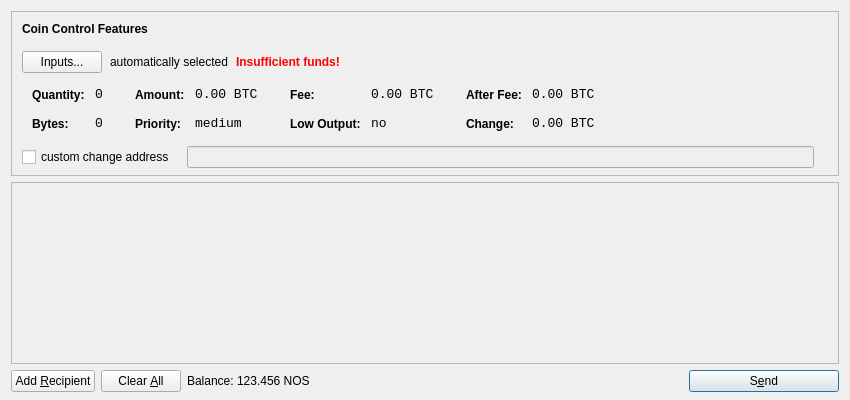
<?xml version="1.0" encoding="UTF-8"?>
<ui version="4.0">
 <class>SendCoinsDialog</class>
 <widget class="QDialog" name="SendCoinsDialog">
  <property name="geometry">
   <rect>
    <x>0</x>
    <y>0</y>
    <width>850</width>
    <height>400</height>
   </rect>
  </property>
  <property name="windowTitle">
   <string>Send Coins</string>
  </property>
  <layout class="QVBoxLayout" name="verticalLayout" stretch="0,1,0">
   <property name="bottomMargin">
    <number>8</number>
   </property>
   <item>
    <widget class="QFrame" name="frameCoinControl">
     <property name="sizePolicy">
      <sizepolicy hsizetype="Expanding" vsizetype="Expanding">
       <horstretch>0</horstretch>
       <verstretch>0</verstretch>
      </sizepolicy>
     </property>
     <property name="maximumSize">
      <size>
       <width>16777215</width>
       <height>16777215</height>
      </size>
     </property>
     <property name="frameShape">
      <enum>QFrame::StyledPanel</enum>
     </property>
     <property name="frameShadow">
      <enum>QFrame::Sunken</enum>
     </property>
     <layout class="QVBoxLayout" name="verticalLayoutCoinControl2">
      <property name="spacing">
       <number>-1</number>
      </property>
      <property name="leftMargin">
       <number>0</number>
      </property>
      <property name="topMargin">
       <number>0</number>
      </property>
      <property name="rightMargin">
       <number>0</number>
      </property>
      <property name="bottomMargin">
       <number>6</number>
      </property>
      <item>
       <layout class="QVBoxLayout" name="verticalLayoutCoinControl" stretch="0,0,0,0,1">
        <property name="spacing">
         <number>0</number>
        </property>
        <property name="leftMargin">
         <number>10</number>
        </property>
        <property name="topMargin">
         <number>10</number>
        </property>
        <item>
         <layout class="QHBoxLayout" name="horizontalLayoutCoinControl1">
          <property name="bottomMargin">
           <number>15</number>
          </property>
          <item>
           <widget class="QLabel" name="labelCoinControlFeatures">
            <property name="sizePolicy">
             <sizepolicy hsizetype="Preferred" vsizetype="Maximum">
              <horstretch>0</horstretch>
              <verstretch>0</verstretch>
             </sizepolicy>
            </property>
            <property name="font">
             <font>
              <weight>75</weight>
              <bold>true</bold>
             </font>
            </property>
            <property name="styleSheet">
             <string notr="true">font-weight:bold;</string>
            </property>
            <property name="text">
             <string>Coin Control Features</string>
            </property>
           </widget>
          </item>
         </layout>
        </item>
        <item>
         <layout class="QHBoxLayout" name="horizontalLayoutCoinControl2" stretch="0,0,0,0">
          <property name="spacing">
           <number>8</number>
          </property>
          <property name="bottomMargin">
           <number>10</number>
          </property>
          <item>
           <widget class="QPushButton" name="pushButtonCoinControl">
            <property name="styleSheet">
             <string notr="true"/>
            </property>
            <property name="text">
             <string>Inputs...</string>
            </property>
           </widget>
          </item>
          <item>
           <widget class="QLabel" name="labelCoinControlAutomaticallySelected">
            <property name="text">
             <string>automatically selected</string>
            </property>
            <property name="margin">
             <number>5</number>
            </property>
           </widget>
          </item>
          <item>
           <widget class="QLabel" name="labelCoinControlInsuffFunds">
            <property name="font">
             <font>
              <weight>75</weight>
              <bold>true</bold>
             </font>
            </property>
            <property name="styleSheet">
             <string notr="true">color:red;font-weight:bold;</string>
            </property>
            <property name="text">
             <string>Insufficient funds!</string>
            </property>
            <property name="margin">
             <number>5</number>
            </property>
           </widget>
          </item>
          <item>
           <spacer name="horizontalSpacerCoinControl">
            <property name="orientation">
             <enum>Qt::Horizontal</enum>
            </property>
            <property name="sizeHint" stdset="0">
             <size>
              <width>40</width>
              <height>1</height>
             </size>
            </property>
           </spacer>
          </item>
         </layout>
        </item>
        <item>
         <widget class="QWidget" name="widgetCoinControl" native="true">
          <property name="sizePolicy">
           <sizepolicy hsizetype="Preferred" vsizetype="Preferred">
            <horstretch>0</horstretch>
            <verstretch>0</verstretch>
           </sizepolicy>
          </property>
          <property name="minimumSize">
           <size>
            <width>0</width>
            <height>0</height>
           </size>
          </property>
          <property name="styleSheet">
           <string notr="true"/>
          </property>
          <layout class="QHBoxLayout" name="horizontalLayoutCoinControl5">
           <property name="margin">
            <number>0</number>
           </property>
           <item>
            <layout class="QHBoxLayout" name="horizontalLayoutCoinControl3" stretch="0,0,0,1">
             <property name="spacing">
              <number>20</number>
             </property>
             <property name="topMargin">
              <number>0</number>
             </property>
             <property name="bottomMargin">
              <number>10</number>
             </property>
             <item>
              <layout class="QFormLayout" name="formLayoutCoinControl1">
               <property name="horizontalSpacing">
                <number>10</number>
               </property>
               <property name="verticalSpacing">
                <number>14</number>
               </property>
               <property name="leftMargin">
                <number>10</number>
               </property>
               <property name="topMargin">
                <number>4</number>
               </property>
               <property name="rightMargin">
                <number>6</number>
               </property>
               <item row="0" column="0">
                <widget class="QLabel" name="labelCoinControlQuantityText">
                 <property name="styleSheet">
                  <string notr="true">font-weight:bold;</string>
                 </property>
                 <property name="text">
                  <string>Quantity:</string>
                 </property>
                 <property name="margin">
                  <number>0</number>
                 </property>
                </widget>
               </item>
               <item row="0" column="1">
                <widget class="QLabel" name="labelCoinControlQuantity">
                 <property name="font">
                  <font>
                   <family>Monospace</family>
                   <pointsize>10</pointsize>
                  </font>
                 </property>
                 <property name="cursor">
                  <cursorShape>IBeamCursor</cursorShape>
                 </property>
                 <property name="contextMenuPolicy">
                  <enum>Qt::ActionsContextMenu</enum>
                 </property>
                 <property name="text">
                  <string notr="true">0</string>
                 </property>
                 <property name="margin">
                  <number>0</number>
                 </property>
                 <property name="textInteractionFlags">
                  <set>Qt::LinksAccessibleByMouse|Qt::TextSelectableByKeyboard|Qt::TextSelectableByMouse</set>
                 </property>
                </widget>
               </item>
               <item row="1" column="0">
                <widget class="QLabel" name="labelCoinControlBytesText">
                 <property name="styleSheet">
                  <string notr="true">font-weight:bold;</string>
                 </property>
                 <property name="text">
                  <string>Bytes:</string>
                 </property>
                </widget>
               </item>
               <item row="1" column="1">
                <widget class="QLabel" name="labelCoinControlBytes">
                 <property name="font">
                  <font>
                   <family>Monospace</family>
                   <pointsize>10</pointsize>
                  </font>
                 </property>
                 <property name="cursor">
                  <cursorShape>IBeamCursor</cursorShape>
                 </property>
                 <property name="contextMenuPolicy">
                  <enum>Qt::ActionsContextMenu</enum>
                 </property>
                 <property name="text">
                  <string notr="true">0</string>
                 </property>
                 <property name="textInteractionFlags">
                  <set>Qt::LinksAccessibleByMouse|Qt::TextSelectableByKeyboard|Qt::TextSelectableByMouse</set>
                 </property>
                </widget>
               </item>
              </layout>
             </item>
             <item>
              <layout class="QFormLayout" name="formLayoutCoinControl2">
               <property name="horizontalSpacing">
                <number>10</number>
               </property>
               <property name="verticalSpacing">
                <number>14</number>
               </property>
               <property name="leftMargin">
                <number>6</number>
               </property>
               <property name="topMargin">
                <number>4</number>
               </property>
               <property name="rightMargin">
                <number>6</number>
               </property>
               <item row="0" column="0">
                <widget class="QLabel" name="labelCoinControlAmountText">
                 <property name="styleSheet">
                  <string notr="true">font-weight:bold;</string>
                 </property>
                 <property name="text">
                  <string>Amount:</string>
                 </property>
                 <property name="margin">
                  <number>0</number>
                 </property>
                </widget>
               </item>
               <item row="0" column="1">
                <widget class="QLabel" name="labelCoinControlAmount">
                 <property name="font">
                  <font>
                   <family>Monospace</family>
                   <pointsize>10</pointsize>
                  </font>
                 </property>
                 <property name="cursor">
                  <cursorShape>IBeamCursor</cursorShape>
                 </property>
                 <property name="contextMenuPolicy">
                  <enum>Qt::ActionsContextMenu</enum>
                 </property>
                 <property name="text">
                  <string notr="true">0.00 BTC</string>
                 </property>
                 <property name="textInteractionFlags">
                  <set>Qt::LinksAccessibleByMouse|Qt::TextSelectableByKeyboard|Qt::TextSelectableByMouse</set>
                 </property>
                </widget>
               </item>
               <item row="1" column="0">
                <widget class="QLabel" name="labelCoinControlPriorityText">
                 <property name="styleSheet">
                  <string notr="true">font-weight:bold;</string>
                 </property>
                 <property name="text">
                  <string>Priority:</string>
                 </property>
                </widget>
               </item>
               <item row="1" column="1">
                <widget class="QLabel" name="labelCoinControlPriority">
                 <property name="font">
                  <font>
                   <family>Monospace</family>
                   <pointsize>10</pointsize>
                  </font>
                 </property>
                 <property name="cursor">
                  <cursorShape>IBeamCursor</cursorShape>
                 </property>
                 <property name="contextMenuPolicy">
                  <enum>Qt::ActionsContextMenu</enum>
                 </property>
                 <property name="text">
                  <string>medium</string>
                 </property>
                 <property name="textInteractionFlags">
                  <set>Qt::LinksAccessibleByMouse|Qt::TextSelectableByKeyboard|Qt::TextSelectableByMouse</set>
                 </property>
                </widget>
               </item>
              </layout>
             </item>
             <item>
              <layout class="QFormLayout" name="formLayoutCoinControl3">
               <property name="horizontalSpacing">
                <number>10</number>
               </property>
               <property name="verticalSpacing">
                <number>14</number>
               </property>
               <property name="leftMargin">
                <number>6</number>
               </property>
               <property name="topMargin">
                <number>4</number>
               </property>
               <property name="rightMargin">
                <number>6</number>
               </property>
               <item row="0" column="0">
                <widget class="QLabel" name="labelCoinControlFeeText">
                 <property name="styleSheet">
                  <string notr="true">font-weight:bold;</string>
                 </property>
                 <property name="text">
                  <string>Fee:</string>
                 </property>
                 <property name="margin">
                  <number>0</number>
                 </property>
                </widget>
               </item>
               <item row="0" column="1">
                <widget class="QLabel" name="labelCoinControlFee">
                 <property name="font">
                  <font>
                   <family>Monospace</family>
                   <pointsize>10</pointsize>
                  </font>
                 </property>
                 <property name="cursor">
                  <cursorShape>IBeamCursor</cursorShape>
                 </property>
                 <property name="contextMenuPolicy">
                  <enum>Qt::ActionsContextMenu</enum>
                 </property>
                 <property name="text">
                  <string notr="true">0.00 BTC</string>
                 </property>
                 <property name="textInteractionFlags">
                  <set>Qt::LinksAccessibleByMouse|Qt::TextSelectableByKeyboard|Qt::TextSelectableByMouse</set>
                 </property>
                </widget>
               </item>
               <item row="1" column="0">
                <widget class="QLabel" name="labelCoinControlLowOutputText">
                 <property name="styleSheet">
                  <string notr="true">font-weight:bold;</string>
                 </property>
                 <property name="text">
                  <string>Low Output:</string>
                 </property>
                </widget>
               </item>
               <item row="1" column="1">
                <widget class="QLabel" name="labelCoinControlLowOutput">
                 <property name="font">
                  <font>
                   <family>Monospace</family>
                   <pointsize>10</pointsize>
                  </font>
                 </property>
                 <property name="cursor">
                  <cursorShape>IBeamCursor</cursorShape>
                 </property>
                 <property name="contextMenuPolicy">
                  <enum>Qt::ActionsContextMenu</enum>
                 </property>
                 <property name="text">
                  <string>no</string>
                 </property>
                 <property name="textInteractionFlags">
                  <set>Qt::LinksAccessibleByMouse|Qt::TextSelectableByKeyboard|Qt::TextSelectableByMouse</set>
                 </property>
                </widget>
               </item>
              </layout>
             </item>
             <item>
              <layout class="QFormLayout" name="formLayoutCoinControl4">
               <property name="horizontalSpacing">
                <number>10</number>
               </property>
               <property name="verticalSpacing">
                <number>14</number>
               </property>
               <property name="leftMargin">
                <number>6</number>
               </property>
               <property name="topMargin">
                <number>4</number>
               </property>
               <property name="rightMargin">
                <number>6</number>
               </property>
               <item row="0" column="0">
                <widget class="QLabel" name="labelCoinControlAfterFeeText">
                 <property name="styleSheet">
                  <string notr="true">font-weight:bold;</string>
                 </property>
                 <property name="text">
                  <string>After Fee:</string>
                 </property>
                 <property name="margin">
                  <number>0</number>
                 </property>
                </widget>
               </item>
               <item row="0" column="1">
                <widget class="QLabel" name="labelCoinControlAfterFee">
                 <property name="font">
                  <font>
                   <family>Monospace</family>
                   <pointsize>10</pointsize>
                  </font>
                 </property>
                 <property name="cursor">
                  <cursorShape>IBeamCursor</cursorShape>
                 </property>
                 <property name="contextMenuPolicy">
                  <enum>Qt::ActionsContextMenu</enum>
                 </property>
                 <property name="text">
                  <string notr="true">0.00 BTC</string>
                 </property>
                 <property name="textInteractionFlags">
                  <set>Qt::LinksAccessibleByMouse|Qt::TextSelectableByKeyboard|Qt::TextSelectableByMouse</set>
                 </property>
                </widget>
               </item>
               <item row="1" column="0">
                <widget class="QLabel" name="labelCoinControlChangeText">
                 <property name="styleSheet">
                  <string notr="true">font-weight:bold;</string>
                 </property>
                 <property name="text">
                  <string>Change:</string>
                 </property>
                </widget>
               </item>
               <item row="1" column="1">
                <widget class="QLabel" name="labelCoinControlChange">
                 <property name="font">
                  <font>
                   <family>Monospace</family>
                   <pointsize>10</pointsize>
                  </font>
                 </property>
                 <property name="cursor">
                  <cursorShape>IBeamCursor</cursorShape>
                 </property>
                 <property name="contextMenuPolicy">
                  <enum>Qt::ActionsContextMenu</enum>
                 </property>
                 <property name="text">
                  <string notr="true">0.00 BTC</string>
                 </property>
                 <property name="textInteractionFlags">
                  <set>Qt::LinksAccessibleByMouse|Qt::TextSelectableByKeyboard|Qt::TextSelectableByMouse</set>
                 </property>
                </widget>
               </item>
              </layout>
             </item>
            </layout>
           </item>
          </layout>
         </widget>
        </item>
        <item>
         <layout class="QHBoxLayout" name="horizontalLayoutCoinControl4" stretch="0,0,0">
          <property name="spacing">
           <number>12</number>
          </property>
          <property name="sizeConstraint">
           <enum>QLayout::SetDefaultConstraint</enum>
          </property>
          <property name="topMargin">
           <number>5</number>
          </property>
          <property name="rightMargin">
           <number>5</number>
          </property>
          <item>
           <widget class="QCheckBox" name="checkBoxCoinControlChange">
            <property name="text">
             <string>custom change address</string>
            </property>
           </widget>
          </item>
          <item>
           <widget class="QLineEdit" name="lineEditCoinControlChange">
            <property name="enabled">
             <bool>false</bool>
            </property>
            <property name="sizePolicy">
             <sizepolicy hsizetype="Expanding" vsizetype="Fixed">
              <horstretch>0</horstretch>
              <verstretch>0</verstretch>
             </sizepolicy>
            </property>
           </widget>
          </item>
          <item>
           <widget class="QLabel" name="labelCoinControlChangeLabel">
            <property name="sizePolicy">
             <sizepolicy hsizetype="Preferred" vsizetype="Expanding">
              <horstretch>0</horstretch>
              <verstretch>0</verstretch>
             </sizepolicy>
            </property>
            <property name="minimumSize">
             <size>
              <width>0</width>
              <height>0</height>
             </size>
            </property>
            <property name="text">
             <string/>
            </property>
            <property name="margin">
             <number>3</number>
            </property>
           </widget>
          </item>
         </layout>
        </item>
        <item>
         <spacer name="verticalSpacerCoinControl">
          <property name="orientation">
           <enum>Qt::Vertical</enum>
          </property>
          <property name="sizeHint" stdset="0">
           <size>
            <width>800</width>
            <height>1</height>
           </size>
          </property>
         </spacer>
        </item>
       </layout>
      </item>
     </layout>
    </widget>
   </item>
   <item>
    <widget class="QScrollArea" name="scrollArea">
     <property name="widgetResizable">
      <bool>true</bool>
     </property>
     <widget class="QWidget" name="scrollAreaWidgetContents">
      <property name="geometry">
       <rect>
        <x>0</x>
        <y>0</y>
        <width>830</width>
        <height>165</height>
       </rect>
      </property>
      <layout class="QVBoxLayout" name="verticalLayout_2">
       <property name="margin">
        <number>0</number>
       </property>
       <item>
        <layout class="QVBoxLayout" name="entries">
         <property name="spacing">
          <number>6</number>
         </property>
        </layout>
       </item>
       <item>
        <spacer name="verticalSpacer">
         <property name="orientation">
          <enum>Qt::Vertical</enum>
         </property>
         <property name="sizeHint" stdset="0">
          <size>
           <width>20</width>
           <height>40</height>
          </size>
         </property>
        </spacer>
       </item>
      </layout>
     </widget>
    </widget>
   </item>
   <item>
    <layout class="QHBoxLayout" name="horizontalLayout">
     <item>
      <widget class="QPushButton" name="addButton">
       <property name="toolTip">
        <string>Send to multiple recipients at once</string>
       </property>
       <property name="text">
        <string>Add &amp;Recipient</string>
       </property>
       <property name="icon">
        <iconset resource="../bitcoin.qrc">
         <normaloff>:/icons/add</normaloff>:/icons/add</iconset>
       </property>
       <property name="autoDefault">
        <bool>false</bool>
       </property>
      </widget>
     </item>
     <item>
      <widget class="QPushButton" name="clearButton">
       <property name="sizePolicy">
        <sizepolicy hsizetype="Minimum" vsizetype="Fixed">
         <horstretch>0</horstretch>
         <verstretch>0</verstretch>
        </sizepolicy>
       </property>
       <property name="toolTip">
        <string>Remove all transaction fields</string>
       </property>
       <property name="text">
        <string>Clear &amp;All</string>
       </property>
       <property name="icon">
        <iconset resource="../bitcoin.qrc">
         <normaloff>:/icons/remove</normaloff>:/icons/remove</iconset>
       </property>
       <property name="autoRepeatDelay">
        <number>300</number>
       </property>
       <property name="autoDefault">
        <bool>false</bool>
       </property>
      </widget>
     </item>
     <item>
      <layout class="QHBoxLayout" name="horizontalLayout_2">
       <property name="spacing">
        <number>3</number>
       </property>
       <item>
        <widget class="QLabel" name="label">
         <property name="text">
          <string>Balance:</string>
         </property>
        </widget>
       </item>
       <item>
        <widget class="QLabel" name="labelBalance">
         <property name="cursor">
          <cursorShape>IBeamCursor</cursorShape>
         </property>
         <property name="text">
          <string>123.456 NOS</string>
         </property>
         <property name="textInteractionFlags">
          <set>Qt::LinksAccessibleByMouse|Qt::TextSelectableByKeyboard|Qt::TextSelectableByMouse</set>
         </property>
        </widget>
       </item>
      </layout>
     </item>
     <item>
      <spacer name="horizontalSpacer">
       <property name="orientation">
        <enum>Qt::Horizontal</enum>
       </property>
       <property name="sizeHint" stdset="0">
        <size>
         <width>40</width>
         <height>20</height>
        </size>
       </property>
      </spacer>
     </item>
     <item>
      <widget class="QPushButton" name="sendButton">
       <property name="minimumSize">
        <size>
         <width>150</width>
         <height>0</height>
        </size>
       </property>
       <property name="toolTip">
        <string>Confirm the send action</string>
       </property>
       <property name="text">
        <string>S&amp;end</string>
       </property>
       <property name="icon">
        <iconset resource="../bitcoin.qrc">
         <normaloff>:/icons/send</normaloff>:/icons/send</iconset>
       </property>
       <property name="default">
        <bool>true</bool>
       </property>
      </widget>
     </item>
    </layout>
   </item>
  </layout>
 </widget>
 <resources>
  <include location="../bitcoin.qrc"/>
 </resources>
 <connections/>
</ui>
